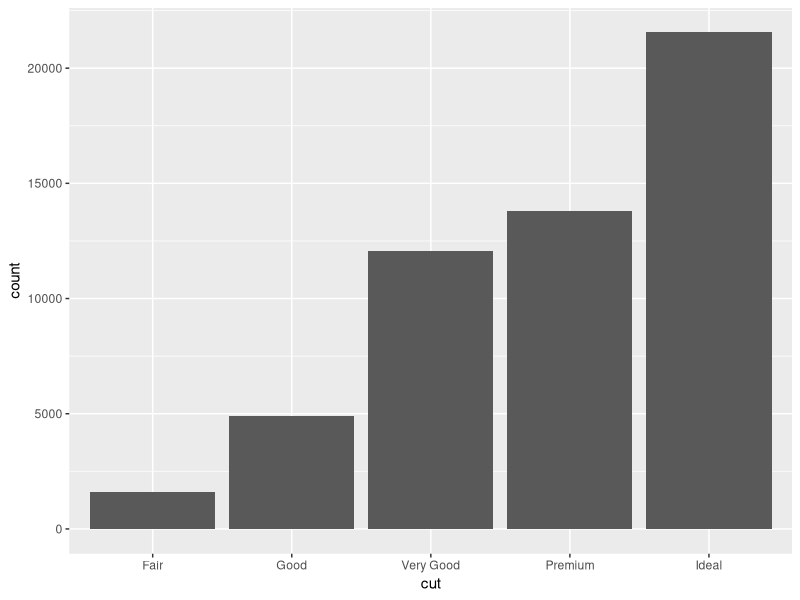
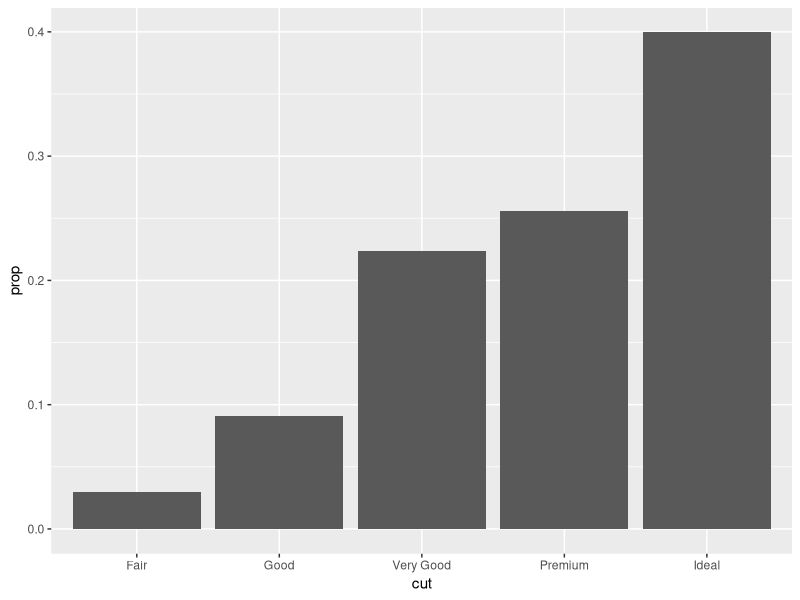
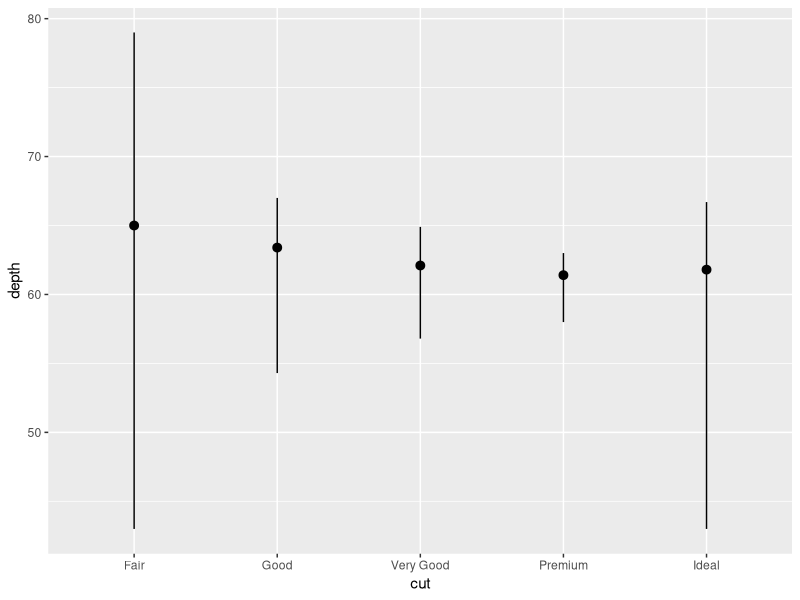
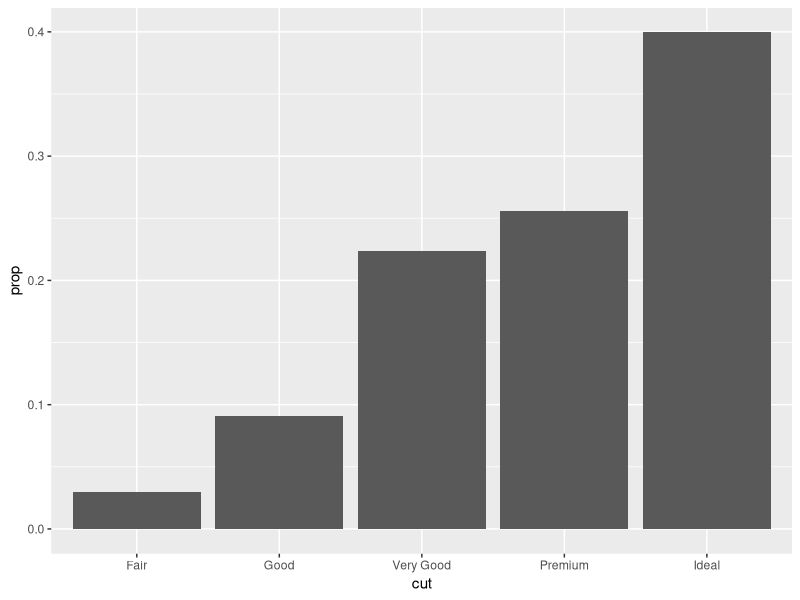
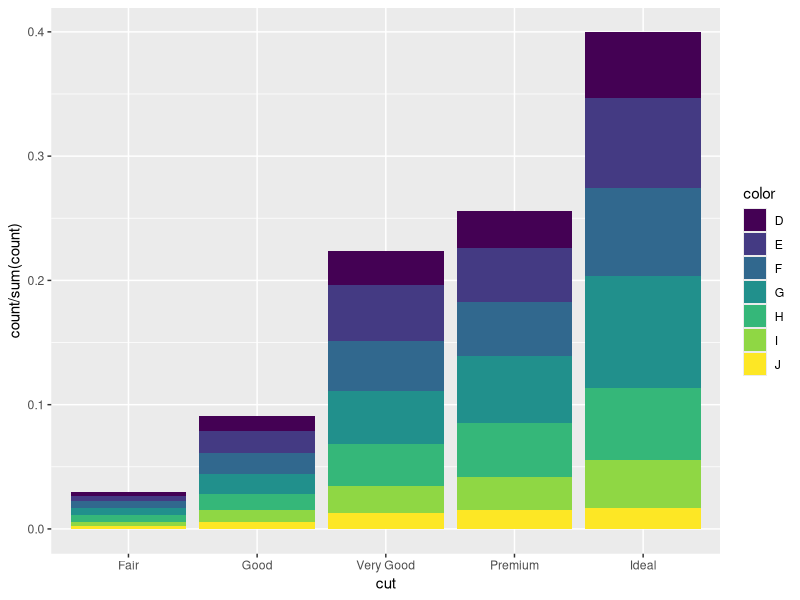
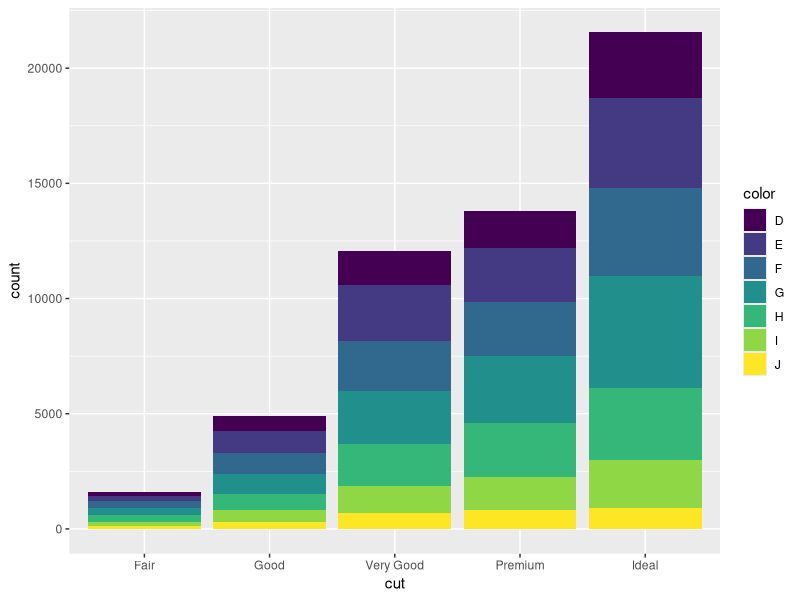
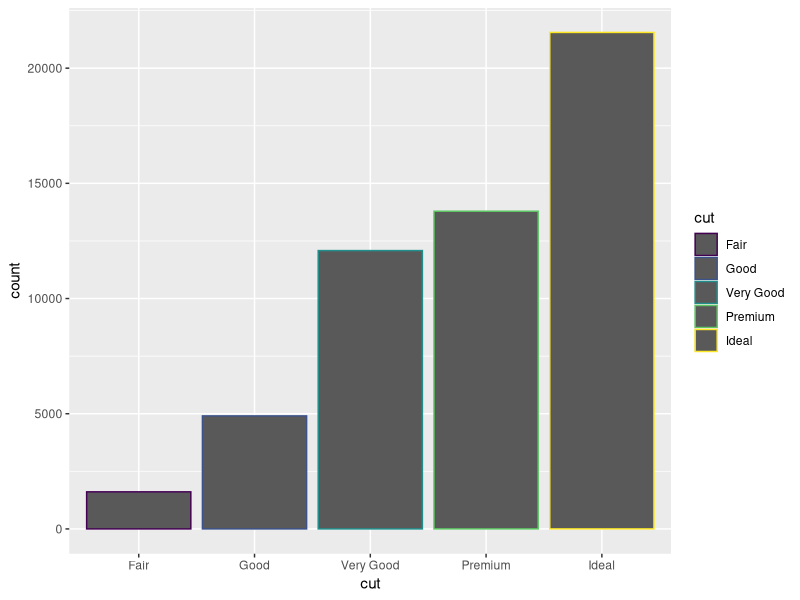
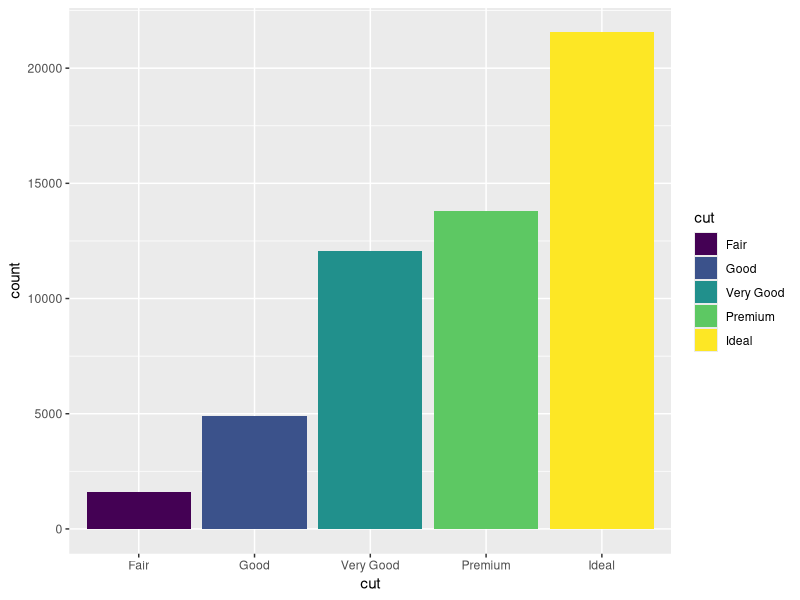

Recreate these plots in R, in order.
## ---- chunk 1
library(tidyverse)
library(ggplot2)

diamonds  #Base de datos
## ---- chunk 2

ggplot(data=diamonds)+
  geom_bar(mapping = aes(x=cut))

#En este ejemplo se grafica en el eje y la proporción de cada categoría de la variable x (se utiliza "..prop..")
ggplot(data=diamonds)+
  geom_bar(mapping = aes(x=cut, y= ..prop.., group=1))
## ---- chunk 3
ggplot(data=diamonds)+
  stat_summary(mapping = aes(x=cut, y=depth),
               fun.ymin = min,
               fun.ymax = max,
               fun.y=median)
## ---- chunk 4
ggplot(data = diamonds) +
  geom_bar(mapping = aes(x = cut, y = ..prop.., group=1))
## ---- chunk 5
ggplot(data = diamonds) +
  geom_bar(
    mapping = aes(x = cut, fill=color, y = ..count../sum(..count..) ) )
## ---- chunk 6
ggplot(data = diamonds) +
  geom_bar(mapping = aes(x = cut, fill=color, y = ..count..))
## ---- chunk 7
ggplot(data=diamonds)+
  geom_bar(mapping = aes(x=cut, color=cut))
## ---- chunk 8
ggplot(data=diamonds)+
  geom_bar(mapping = aes(x=cut, fill=cut))

## ---- chunk 9
ggplot(data=diamonds)+
  geom_bar(mapping = aes(x=cut, fill=clarity))
## ---- chunk 10
ggplot(data=diamonds, mapping = aes(x=cut, fill=clarity))+
  geom_bar(alpha=1/5, position="identity")
## ---- chunk 11
ggplot(data=diamonds)+
  geom_bar(mapping = aes(x=cut, fill=clarity), position="fill")
## ---- chunk 12
ggplot(data=diamonds)+
  geom_bar(mapping=aes(x=cut, fill= clarity), position="dodge")
## ---- chunk 13
ggplot(data=mpg)+
  geom_point(mapping = aes(x=displ, y=hwy))
## ---- chunk 14
ggplot(data=mpg)+
  geom_point(mapping = aes(x=displ, y=hwy), position="jitter")

ggplot(data=mpg)+
  geom_jitter(mapping = aes(x=displ, y=hwy))

ggplot(data=mpg)+
  geom_jitter(mapping = aes(x=displ, y=hwy), height = 5, width = 3)
## ---- chunk 15
ggplot(data=mpg, mapping = aes(x=class, y=hwy))+
  geom_boxplot()

ggplot(data=mpg, mapping = aes(x=class, y=hwy))+
  geom_boxplot()+
  coord_flip()
## ---- chunk 16
nz <- map_data("nz")
ggplot(nz, aes(long, lat, group = group)) +
  geom_polygon(fill = "white", color = "black")

ggplot(nz, aes(long, lat, group = group)) +
  geom_polygon(fill = "white", color = "black") +
  coord_quickmap()
## ---- chunk 17
bar<- ggplot(data=diamonds)+
  geom_bar(mapping = aes(x=cut, fill=cut), show.legend = FALSE, width = 1)+
  theme(aspect.ratio = 1)+
  labs(x=NULL, y=NULL)

bar+coord_flip()
bar+coord_polar()
